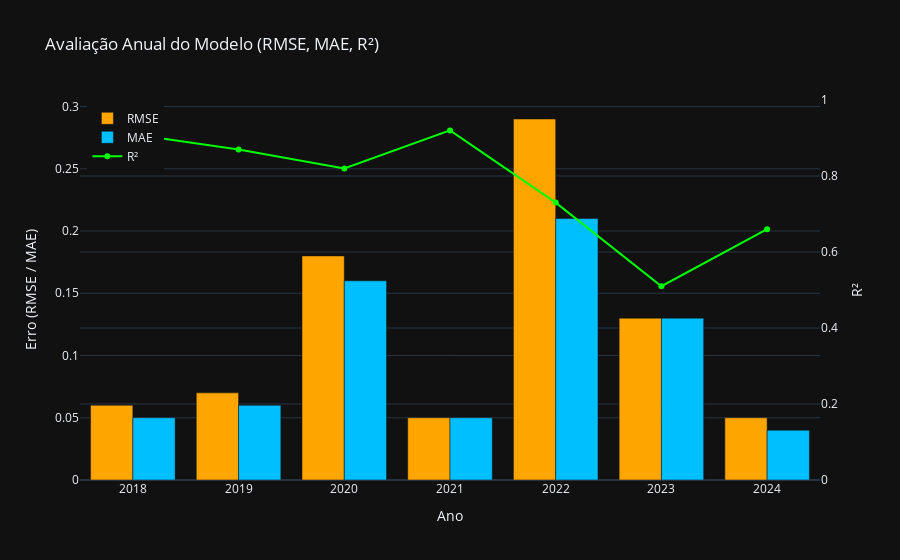

This figure's notebook cell:
### Code cell
fig = go.Figure()

fig.add_trace(go.Bar(
    x=avaliacao_rolling['ano'],
    y=avaliacao_rolling['rmse'].round(2),
    name='RMSE',
    marker_color='orange'
))
fig.add_trace(go.Bar(
    x=avaliacao_rolling['ano'],
    y=avaliacao_rolling['mae'].round(2),
    name='MAE',
    marker_color='deepskyblue'
))
fig.add_trace(go.Scatter(
    x=avaliacao_rolling['ano'],
    y=avaliacao_rolling['r2'].round(2),
    name='R²',
    mode='lines+markers',
    marker=dict(color='lime'),
    yaxis='y2'
))

fig.update_layout(
    template='plotly_dark',
    title='Avaliação Anual do Modelo (RMSE, MAE, R²)',
    xaxis_title='Ano',
    yaxis=dict(title='Erro (RMSE / MAE)'),
    yaxis2=dict(
        title='R²',
        overlaying='y',
        side='right',
        range=[0, 1]
    ),
    legend=dict(x=0.01, y=0.99)
)

fig.show()

### Figure 1 — Plotly figure (JSON) as saved in the notebook; plotly's stock layout.template omitted (floating-point values rounded to 4 significant figures)
{"data": [{"marker": {"color": "orange"}, "name": "RMSE", "type": "bar", "x": [2018, 2019, 2020, 2021, 2022, 2023, 2024], "y": [0.06, 0.07, 0.18, 0.05, 0.29, 0.13, 0.05]}, {"marker": {"color": "deepskyblue"}, "name": "MAE", "type": "bar", "x": [2018, 2019, 2020, 2021, 2022, 2023, 2024], "y": [0.05, 0.06, 0.16, 0.05, 0.21, 0.13, 0.04]}, {"marker": {"color": "lime"}, "mode": "lines+markers", "name": "R²", "type": "scatter", "x": [2018, 2019, 2020, 2021, 2022, 2023, 2024], "y": [0.91, 0.87, 0.82, 0.92, 0.73, 0.51, 0.66], "yaxis": "y2"}], "layout": {"legend": {"x": 0.01, "y": 0.99}, "title": {"text": "Avaliação Anual do Modelo (RMSE, MAE, R²)"}, "xaxis": {"title": {"text": "Ano"}}, "yaxis": {"title": {"text": "Erro (RMSE / MAE)"}}, "yaxis2": {"overlaying": "y", "range": [0, 1], "side": "right", "title": {"text": "R²"}}}}
